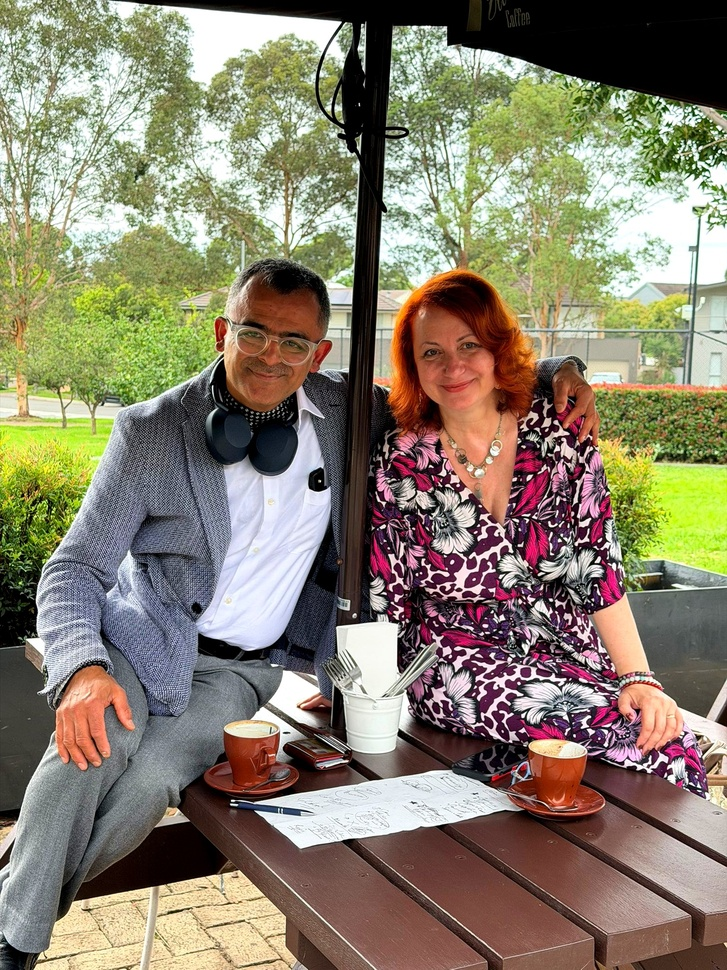
#> input picture public/cmo_camellia.jpeg, 727 x 970 px, shrunk from 1536 x 2048 before the run
$ python -i enhance_photos.py   (imports and definitions only)
#> lines starting #> are read from the running program, lines starting #| are printed output that depends on the picture
import os
from PIL import Image, ImageEnhance, ImageOps

public_dir = r"c:\Users\shriyansh Sharma\Downloads\suidhaga\sui-dhaga\public"

def enhance_image(img_path, out_path):
#> called with img_path = 'public/cmo_camellia.jpeg', out_path = 'out.png'
    try:
        with Image.open(img_path) as img:
            # Convert to RGB in case it's not
#> img is the input picture: PIL image 727x970 RGB; mean R, G, B 136.1, 128, 108.6
            img = img.convert('RGB')

            # Enhance contrast slightly
            enhancer = ImageEnhance.Contrast(img)
            img = enhancer.enhance(1.15)

            # Enhance color (saturation)
            enhancer = ImageEnhance.Color(img)
            img = enhancer.enhance(1.1)
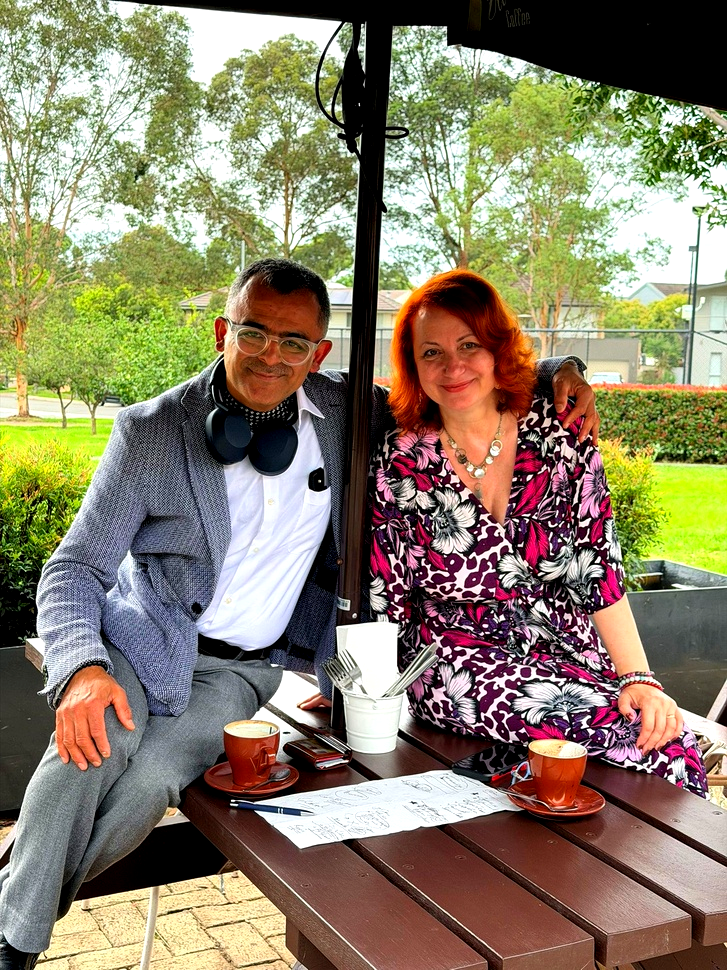
#> img: PIL image 727x970 RGB; mean R, G, B 137.4, 127.7, 103.7

            # Enhance sharpness
            enhancer = ImageEnhance.Sharpness(img)
            img = enhancer.enhance(1.2)

            # Save
            img.save(out_path, quality=90)
            print(f"Processed: {out_path}")
    except Exception as e:
        print(f"Error processing {img_path}: {e}")

# [11 lines not run here, left out]

>>> result = enhance_image('public/cmo_camellia.jpeg', 'out.png')

$ run again, on public/WhatsApp Image 2026-06-01 at 1.26.01 AM.jpeg
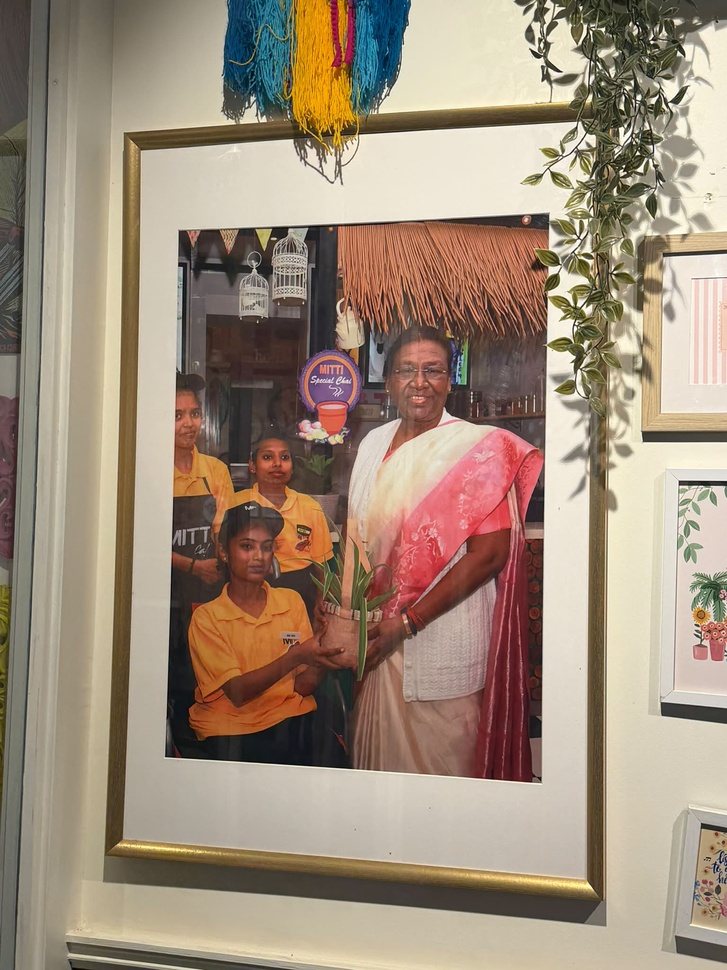
#> input picture public/WhatsApp Image 2026-06-01 at 1.26.01 AM.jpeg, 727 x 970 px, shrunk from 1536 x 2048 before the run
#> in enhance_image, img is the input picture: PIL image 727x970 RGB; mean R, G, B 159.1, 141.1, 122.8
#> in enhance_image, `img = enhancer.enhance(1.1)`:
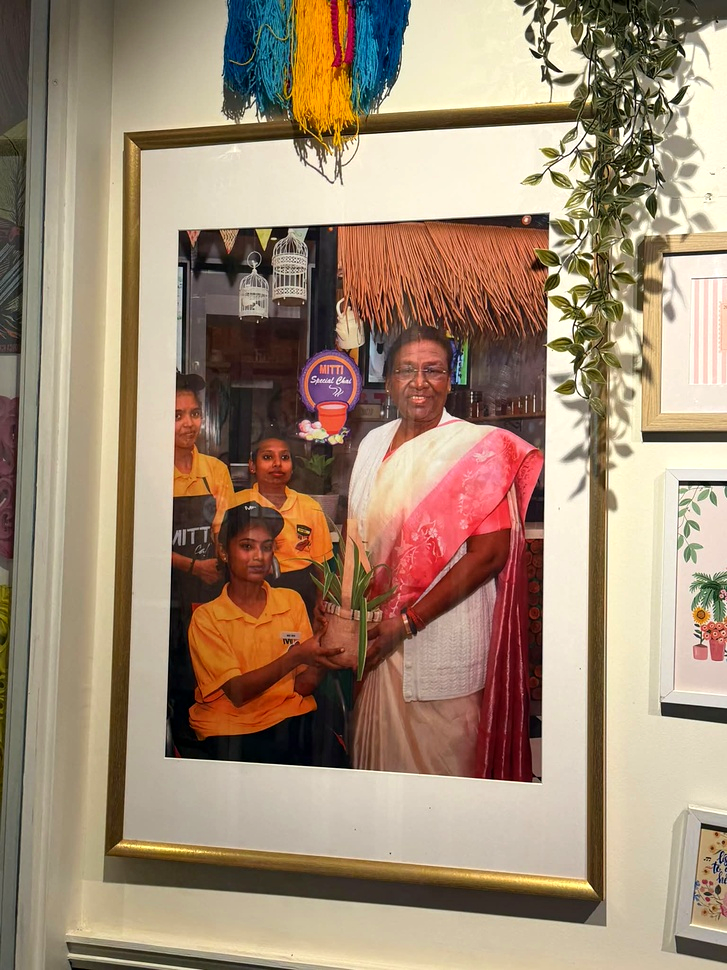
#> img: PIL image 727x970 RGB; mean R, G, B 161.9, 139.3, 116.6

$ run again, on public/WhatsApp Image 2026-06-01 at 1.26.02 AM (3).jpeg
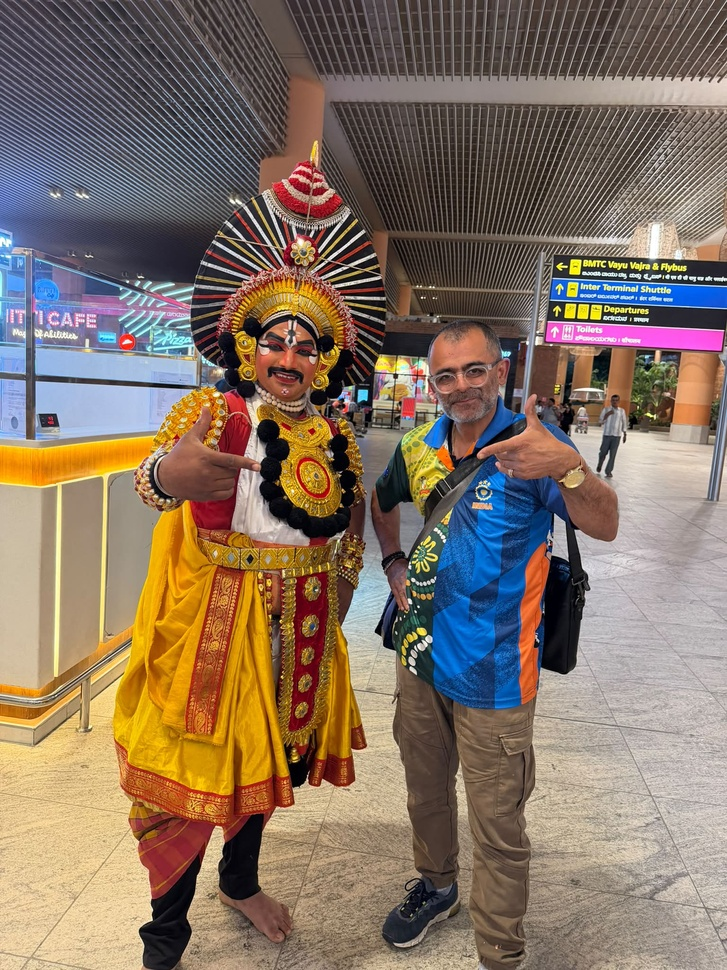
#> input picture public/WhatsApp Image 2026-06-01 at 1.26.02 AM (3).jpeg, 727 x 970 px, shrunk from 1536 x 2048 before the run
#> in enhance_image, img is the input picture: PIL image 727x970 RGB; mean R, G, B 133.1, 115, 99.6
#> in enhance_image, `img = enhancer.enhance(1.1)`:
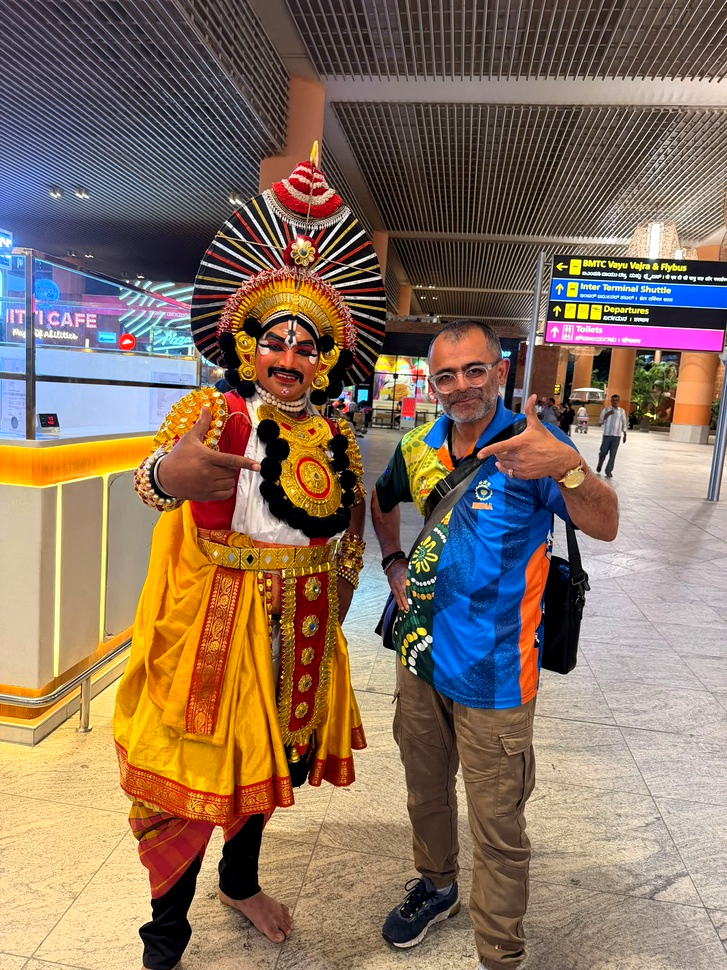
#> img: PIL image 727x970 RGB; mean R, G, B 135.9, 113.3, 95.6
